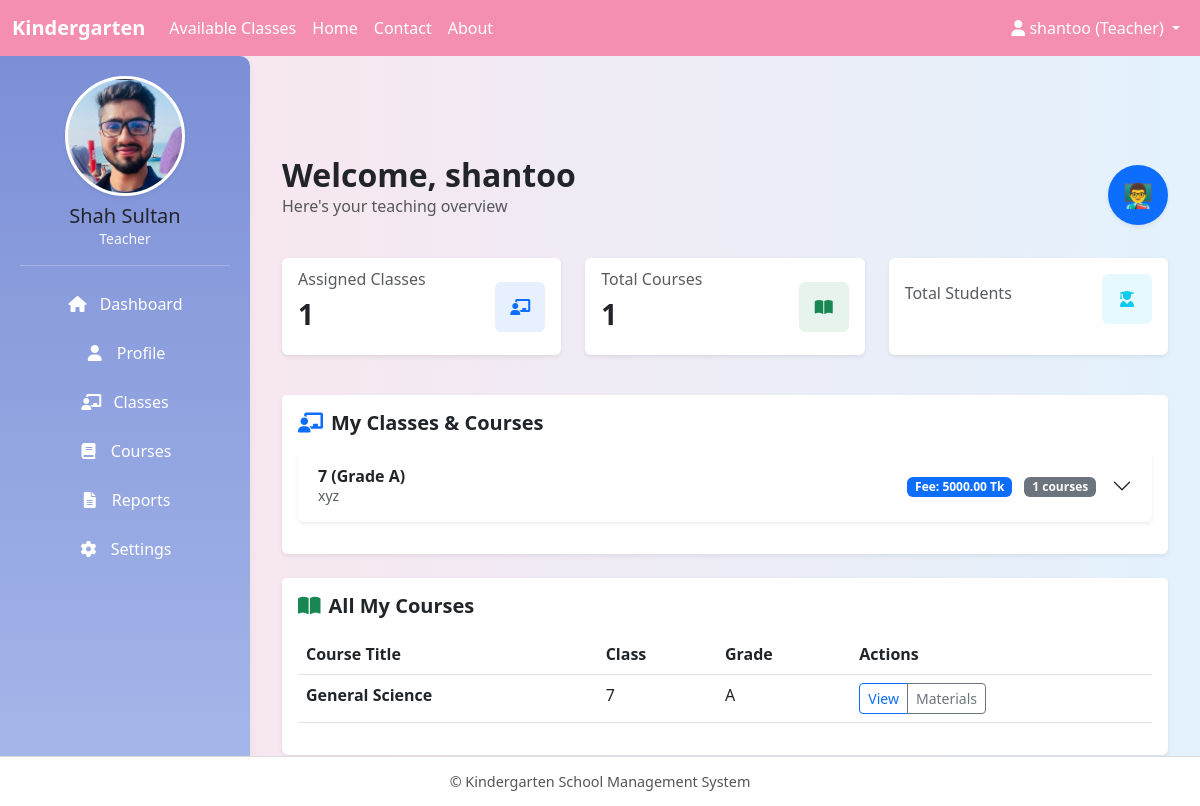
The page /dashboard/ (signed in) on the database its author committed.
### core/models.py (models this page shows, shortened)
class User(AbstractUser):
    ROLE_CHOICES = (
        ("admin", "Admin"),
        ("teacher", "Teacher"),
        ("student", "Student"),
    )
    role = models.CharField(max_length=10, choices=ROLE_CHOICES)

class TeaacherProfile(models.Model):
    user = models.OneToOneField(User, on_delete=models.CASCADE, related_name='teacher_profile')
    full_name = models.CharField(max_length=128, blank=True)
    class_room = models.ForeignKey(ClassRoom, on_delete=models.SET_NULL, null=True, blank=True)
    date_of_birth = models.DateField(null=True, blank=True)
    address = models.TextField(blank=True)
    phone = models.CharField(max_length=24, blank=True)
    photo = models.ImageField(upload_to='teacher_photos/', blank=True, null=True)
    qualification = models.CharField(max_length=256, blank=True)
    experience_years = models.PositiveIntegerField(default=0)

class ClassRoom(models.Model):
    name = models.CharField(max_length=64, unique=True)   # Play, KG, One, Two…
    grade = models.CharField(max_length=32, blank=True)
    curriculum = models.TextField(blank=True)             # Curriculum details
    teacher = models.ForeignKey(
        'User',
        on_delete=models.SET_NULL,
        null=True, blank=True,
        limit_choices_to={'role': 'teacher'}
    )
    monthly_fee = models.DecimalField(max_digits=10, decimal_places=2, default=0.00)

class Course(models.Model):
    title = models.CharField(max_length=128)
    classroom = models.ForeignKey(ClassRoom, on_delete=models.CASCADE)
    teacher = models.ForeignKey('User', on_delete=models.SET_NULL, null=True, limit_choices_to={'role': 'teacher'})

### core/views.py (the view, shortened to what this page needs)
# urls.py: path('dashboard/', views.dashboard, name='dashboard'),
@login_required
def dashboard(request):
    user = request.user
    if user.role == 'admin':
        pending = StudentProfile.objects.filter(status='pending').count()
        total_students = StudentProfile.objects.filter(status='active').count()
        total_teachers = User.objects.filter(role='teacher').count()
        return render(request, 'admin/dashboard.html', {
            'pending': pending,
            'total_students': total_students,
            'total_teachers': total_teachers
        })
    elif user.role == 'teacher':
        assigned_classes = ClassRoom.objects.filter(teacher=user)
        courses = Course.objects.filter(teacher=user)
        return render(request, 'teacher/dashboard.html', {
            'assigned_classes': assigned_classes,
            'courses': courses
        })
    else:  # student
        student_profile = getattr(user, 'student_profile', None)
        return render(request, 'student/dashboard.html', {'profile': student_profile})

### core/templates/teacher/dashboard.html (shortened to what this page needs)
{% extends "base.html" %}
{% block content %}
<div class="container mt-4">
    <div class="d-flex justify-content-between align-items-center mb-4">
        <div>
            <h2 class="fw-bold mb-0">Welcome, {{ request.user.username }}</h2>
            <p class="text-muted">Here's your teaching overview</p>
        </div>
        <div class="teacher-avatar bg-primary text-white rounded-circle d-flex align-items-center justify-content-center" style="width: 60px; height: 60px;">
            <span class="fs-4">👨‍🏫</span>
        </div>
    </div>
    <div class="row mb-4">
        <div class="col-md-4 mb-3">
            <div class="card stat-card shadow-sm border-0 h-100">
                <div class="card-body">
                    <div class="d-flex align-items-center">
                        <div class="flex-grow-1">
                            <h6 class="card-subtitle text-muted">Assigned Classes</h6>
                            <h3 class="fw-bold mt-2">{{ assigned_classes|length }}</h3>
                        </div>
                        <div class="icon-container bg-primary bg-opacity-10 p-3 rounded">
                            <i class="fas fa-chalkboard-teacher text-primary"></i>
                        </div>
                    </div>
                </div>
            </div>
        </div>
        <div class="col-md-4 mb-3">
            <div class="card stat-card shadow-sm border-0 h-100">
                <div class="card-body">
                    <div class="d-flex align-items-center">
                        <div class="flex-grow-1">
                            <h6 class="card-subtitle text-muted">Total Courses</h6>
                            <h3 class="fw-bold mt-2">{{ courses|length }}</h3>
                        </div>
                        <div class="icon-container bg-success bg-opacity-10 p-3 rounded">
                            <i class="fas fa-book-open text-success"></i>
                        </div>
                    </div>
                </div>
            </div>
        </div>
        <div class="col-md-4 mb-3">
            <div class="card stat-card shadow-sm border-0 h-100">
                <div class="card-body">
                    <div class="d-flex align-items-center">
                        <div class="flex-grow-1">
                            <h6 class="card-subtitle text-muted">Total Students</h6>
                        </div>
                        <div class="icon-container bg-info bg-opacity-10 p-3 rounded">
                            <i class="fas fa-user-graduate text-info"></i>
                        </div>
                    </div>
                </div>
            </div>
        </div>
    </div>
    <div class="card shadow-sm border-0 mb-4">
        <div class="card-header bg-white py-3 border-0">
            <h5 class="fw-bold mb-0 d-flex align-items-center">
                <i class="fas fa-chalkboard-teacher text-primary me-2"></i>
                My Classes & Courses
            </h5>
        </div>
        <div class="card-body pt-0">
            {% if assigned_classes %}
                <div class="accordion" id="classesAccordion">
                    {% for cls in assigned_classes %}
                    <div class="accordion-item border-0 mb-3">
                        <h2 class="accordion-header" id="heading{{ cls.id }}">
                            <button class="accordion-button collapsed rounded shadow-sm" type="button" data-bs-toggle="collapse" data-bs-target="#collapse{{ cls.id }}" aria-expanded="false" aria-controls="collapse{{ cls.id }}">
                                <div class="d-flex justify-content-between align-items-center w-100 me-3">
                                    <div>
                                        <h6 class="mb-0 fw-bold">{{ cls.name }}{% if cls.grade %} (Grade {{ cls.grade }}){% endif %}</h6>
                                        <small class="text-muted">{{ cls.curriculum|truncatewords:10 }}</small>
                                    </div>
                                    <div>
                                        <span class="badge bg-primary me-2">Fee: {{ cls.monthly_fee }} Tk</span>
                                        <span class="badge bg-secondary">{{ cls.course_set.count }} courses</span>
                                    </div>
                                </div>
                            </button>
                        </h2>
                    </div>
                    {% endfor %}
                </div>
            {% else %}
                <div class="text-center py-4">
                    <i class="fas fa-inbox fs-1 text-muted mb-2"></i>
                    <p class="text-muted">No classes assigned yet.</p>
                </div>
            {% endif %}
        </div>
    </div>
    <div class="card shadow-sm border-0">
        <div class="card-header bg-white py-3 border-0">
            <h5 class="fw-bold mb-0 d-flex align-items-center">
                <i class="fas fa-book-open text-success me-2"></i>
                All My Courses
            </h5>
        </div>
        <div class="card-body pt-0">
            {% if courses %}
                <div class="table-responsive">
                    <table class="table table-hover">
                        <thead>
                            <tr>
                                <th>Course Title</th>
                                <th>Class</th>
                                <th>Grade</th>
                                <th>Actions</th>
                            </tr>
                        </thead>
                        <tbody>
                            {% for course in courses %}
                            <tr>
                                <td class="fw-bold">{{ course.title }}</td>
                                <td>{{ course.classroom.name }}</td>
                                <td>{{ course.classroom.grade|default:"-" }}</td>
                                <td>
                                    <div class="btn-group btn-group-sm">
                                        <a href="{% url 'course_details' course.id %}" class="btn btn-outline-primary">View</a>
                                        <a href="#" class="btn btn-outline-secondary">Materials</a>
                                    </div>
                                </td>
                            </tr>
                            {% endfor %}
                        </tbody>
                    </table>
                </div>
            {% else %}
                <div class="text-center py-4">
                    <i class="fas fa-book fs-1 text-muted mb-2"></i>
                    <p class="text-muted">No courses assigned yet.</p>
                </div>
            {% endif %}
        </div>
    </div>
</div>
<link href="https://cdn.jsdelivr.net/npm/bootstrap@5.3.0-alpha1/dist/css/bootstrap.min.css" rel="stylesheet">
<link href="https://cdnjs.cloudflare.com/ajax/libs/font-awesome/6.0.0/css/all.min.css" rel="stylesheet">
{% endblock %}

### core/templates/base.html (shortened to what this page needs)
<!DOCTYPE html>
<html lang="en">
<head>
  <link href="https://cdn.jsdelivr.net/npm/bootstrap@5.3.0/dist/css/bootstrap.min.css" rel="stylesheet"/>
  <link rel="stylesheet" href="https://cdnjs.cloudflare.com/ajax/libs/font-awesome/6.4.0/css/all.min.css"/>
</head>
<body>
  <nav class="navbar navbar-expand-sm">
    <div class="container-fluid">
      <a class="navbar-brand" href="#">Kindergarten</a>
      <div class="collapse navbar-collapse" id="navbarContent">
        <ul class="navbar-nav me-auto">
          <li class="nav-item"><a class="nav-link" href="{% url 'available_classes' %}">Available Classes</a></li>
          <li class="nav-item"><a class="nav-link" href="{% url 'homepage' %}">Home</a></li>
          <li class="nav-item"><a class="nav-link" href="{% url 'contact' %}">Contact</a></li>
          <li class="nav-item"><a class="nav-link" href="{% url 'about' %}">About</a></li>
        </ul>
        <ul class="navbar-nav">
          <li class="nav-item dropdown">
            <a class="nav-link dropdown-toggle" href="#" id="userDropdown" role="button" data-bs-toggle="dropdown">
              <i class="fas fa-user"></i>
              {% if request.user.is_authenticated %}
                {{ request.user.username }} ({{ request.user.role|title }})
              {% else %}
                Account
              {% endif %}
            </a>
          </li>
        </ul>
      </div>
    </div>
  </nav>
  {% if request.user.is_authenticated %}
  <div class="sidebar text-center">
    {% if request.user.role == "student" %}
      {% if request.user.student_profile.photo %}
        <img src="{{ request.user.student_profile.photo.url }}" alt="Profile Picture" class="profile_pic shadow-sm" />
      {% else %}
        <img src="https://via.placeholder.com/120" alt="Profile Picture" class="profile_pic shadow-sm" />
      {% endif %}
    {% elif request.user.role == "teacher" %}
      {% if request.user.teacher_profile.photo %}
        <img src="{{ request.user.teacher_profile.photo.url }}" alt="Profile Picture" class="profile_pic shadow-sm" />
      {% else %}
        <img src="https://via.placeholder.com/120" alt="Profile Picture" class="profile_pic shadow-sm" />
      {% endif %}
    {% elif request.user.role == "admin" %}
      {% if request.user.admin_profile.photo %}
        <img src="{{ request.user.admin_profile.photo.url }}" alt="Profile Picture" class="profile_pic shadow-sm" />
      {% else %}
        <img src="https://via.placeholder.com/120" alt="Profile Picture" class="profile_pic shadow-sm" />
      {% endif %}
    {% endif %}
    <h5 class="mt-2 mb-0">{{ request.user.get_full_name|default:request.user.username }}</h5>
    <p class="text-light small mb-3">{{ request.user.role|title }}</p>
    <hr class="border-light">
    {% if request.user.role == "student" %}
      <a href="{% url 'dashboard' %}"><i class="fas fa-home me-2"></i> Dashboard</a>
      <a href="{% url 'student_profile' %}"><i class="fas fa-user me-2"></i> Profile</a>
      <a href="#"><i class="fas fa-tasks me-2"></i> My Tasks</a>
      <a href="{% url 'pay_monthly_fee' %}"><i class="fas fa-tasks me-2"></i> Monthly Fee</a>
      <a href="{% url 'student_fee_history' %}"><i class="fas fa-tasks me-2"></i> Monthly Fee History</a>
      <a href="#"><i class="fas fa-calendar-check me-2"></i> Attendance</a>
      <a href="#"><i class="fas fa-file-alt me-2"></i> Reports</a>
      <a href="#"><i class="fas fa-cog me-2"></i> Settings</a>
    {% elif request.user.role == "teacher" %}
      <a href="{% url 'dashboard' %}"><i class="fas fa-home me-2"></i> Dashboard</a>
      <a href="{% url 'teacher_profile' %}"><i class="fas fa-user me-2"></i> Profile</a>
      <a href="#"><i class="fas fa-chalkboard-teacher me-2"></i> Classes</a>
      <a href="{% url 'teacher_courses' %}"><i class="fas fa-book me-2"></i> Courses</a>
      <a href="#"><i class="fas fa-file-alt me-2"></i> Reports</a>
      <a href="#"><i class="fas fa-cog me-2"></i> Settings</a>
    {% endif %}
      </div>
  {% endif %}
  <div class="{% if request.user.is_authenticated %}main-content{% else %}main-content full-width{% endif %}">
    {% block content %}{% endblock %}
  </div>
  <footer>
    &copy; {{ now|date:"Y" }} Kindergarten School Management System
  </footer>
</body>
</html>

### core/templates/base.html (style rules this page uses)
body { background: linear-gradient(to right, #fce4ec, #e3f2fd); font-family: "Segoe UI", Tahoma, Geneva, Verdana, sans-serif; margin: 0; padding: 0; }
.navbar { background-color: #f48fb1 !important; position: fixed; top: 0; left: 0; right: 0; z-index: 1030; }
.navbar-brand { font-weight: bold; color: #ffffff !important; }
.nav-link { color: #fff !important; font-weight: 500; }
.sidebar { background: linear-gradient(180deg, #7c8fd6, #a7b8ea); box-shadow: 0 4px 10px rgba(0, 0, 0, 0.05); padding: 20px; height: calc(100vh - 56px); position: fixed; top: 56px; left: 0; width: 250px; overflow-y: auto; border-top-right-radius: 10px; }
.profile_pic { width: 120px; height: 120px; border-radius: 50%; object-fit: cover; border: 3px solid #fff; background-color: #fff; transition: transform 0.3s ease; }
.sidebar a { display: block; padding: 10px 15px; color: #fff; text-decoration: none; border-radius: 6px; font-weight: 500; transition: all 0.3s ease; margin-bottom: 5px; }
.sidebar i { width: 20px; text-align: center; }
.main-content { margin-top: 56px; margin-left: 250px; padding: 20px; min-height: calc(100vh - 106px); transition: margin-left 0.3s ease; }
footer { bottom: 0; left: 0; right: 0; height: 50px; background-color: #fff; text-align: center; line-height: 50px; font-size: 0.9rem; color: #555; border-top: 1px solid #ddd; position: fixed; }

### core/templates/teacher/dashboard.html (style rules this page uses)
.stat-card { transition: transform 0.2s; border-radius: 12px; }
.icon-container { width: 50px; height: 50px; display: flex; align-items: center; justify-content: center; }
.teacher-avatar { box-shadow: 0 0.125rem 0.25rem rgba(0, 0, 0, 0.075); }

### rows shown on the page
User: user.username "shantoo", user.role "Teacher", user.teacher_profile.photo (picture), user.get_full_name "Shah Sultan"
ClassRoom: name "7", grade "A", curriculum "xyz", monthly_fee "5000.00", course_set.count "1"
Course: title "General Science", classroom.name "7", classroom.grade "A"

### other values the page prints
{{ assigned_classes|length }} "1"
{{ courses|length }} "1"
